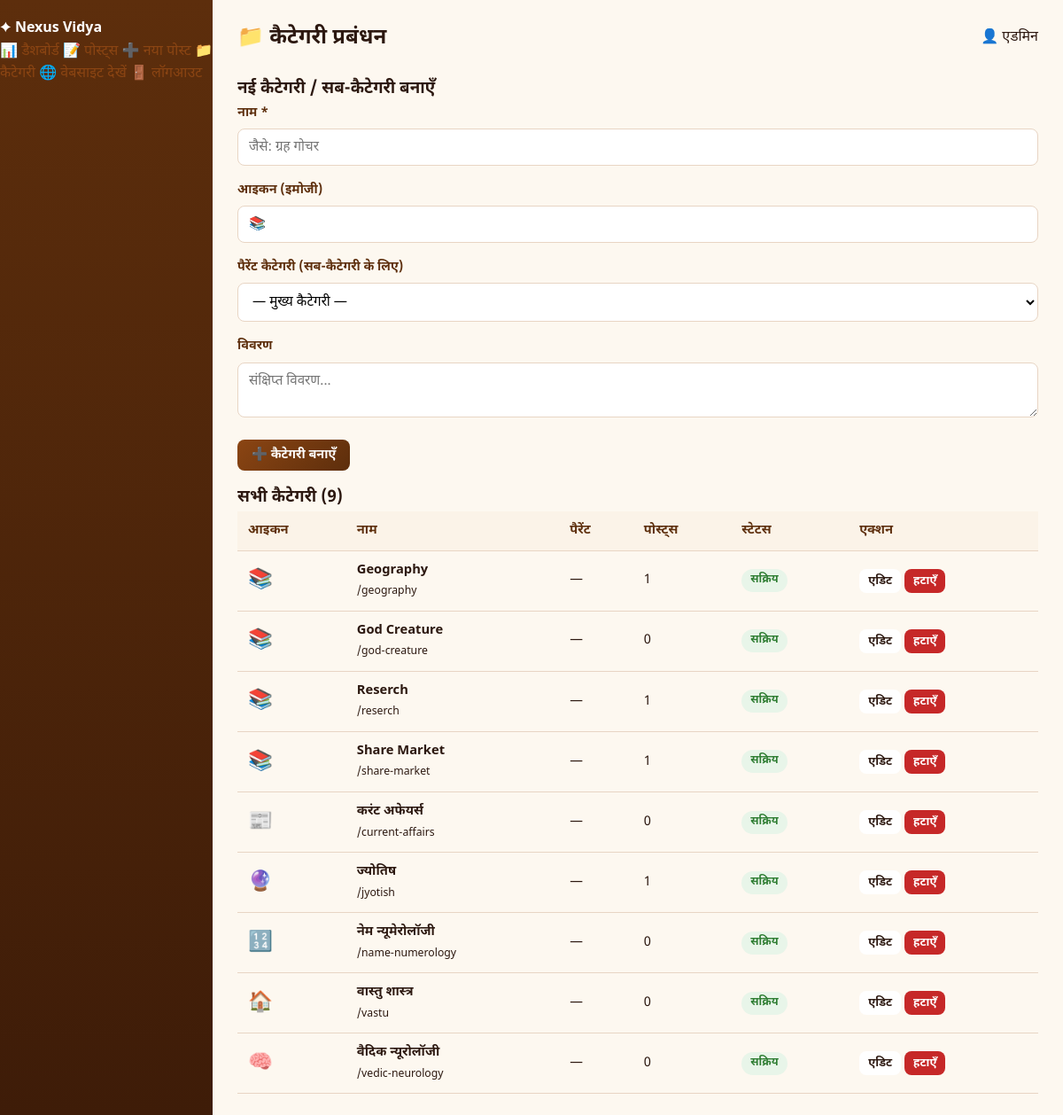
The app's page /admin/categories (signed in) with its own data.
### tables this page shows
CREATE TABLE categories (
        id INTEGER PRIMARY KEY AUTOINCREMENT,
        name TEXT NOT NULL,
        slug TEXT UNIQUE NOT NULL,
        description TEXT,
        icon TEXT DEFAULT '📚',
        parent_id INTEGER DEFAULT NULL,
        sort_order INTEGER DEFAULT 0,
        is_active INTEGER DEFAULT 1,
        created_at TEXT DEFAULT CURRENT_TIMESTAMP,
        FOREIGN KEY (parent_id) REFERENCES categories(id) ON DELETE SET NULL
    );

### app.py (the view)
@app.route("/admin/categories")
@login_required
def admin_categories():
    conn = get_db()
    cats = conn.execute("""
        SELECT c.*, p.name as parent_name,
               (SELECT COUNT(*) FROM posts WHERE category_id = c.id) as post_count
        FROM categories c
        LEFT JOIN categories p ON c.parent_id = p.id
        ORDER BY c.parent_id IS NOT NULL, c.sort_order, c.name
    """).fetchall()
    parents = conn.execute(
        "SELECT id, name FROM categories WHERE parent_id IS NULL ORDER BY name"
    ).fetchall()
    conn.close()
    return render_template("admin/categories.html", categories=cats, parents=parents)

### app.py (called while the page is built)
def get_lang():
    lang = session.get("lang") or request.args.get("lang") or "hi"
    if lang not in TRANSLATIONS:
        lang = "hi"
    return lang

def get_db():
    conn = sqlite3.connect(app.config["DATABASE"])
    conn.row_factory = sqlite3.Row
    conn.execute("PRAGMA foreign_keys = ON")
    return conn

def login_required(f):
    @wraps(f)
    def decorated(*args, **kwargs):
        if "user_id" not in session:
            flash("कृपया पहले लॉगिन करें", "warning")
            return redirect(url_for("admin_login"))
        return f(*args, **kwargs)
    return decorated

### templates/admin/categories.html (shortened to what this page needs)
{% extends "admin/base_admin.html" %}
{% block page_title %}📁 कैटेगरी प्रबंधन{% endblock %}
{% block content %}
<div class="admin-card">
  <div class="card-header">
    <h3>नई कैटेगरी / सब-कैटेगरी बनाएँ</h3>
  </div>
  <form method="post" action="{{ url_for('admin_category_add') }}" class="form-grid">
    <div class="form-group">
      <label>नाम *</label>
      <input type="text" name="name" required placeholder="जैसे: ग्रह गोचर">
    </div>
    <div class="form-group">
      <label>आइकन (इमोजी)</label>
      <input type="text" name="icon" placeholder="📚" maxlength="4">
    </div>
    <div class="form-group">
      <label>पैरेंट कैटेगरी (सब-कैटेगरी के लिए)</label>
      <select name="parent_id">
        <option value="">— मुख्य कैटेगरी —</option>
      </select>
    </div>
    <div class="form-group full">
      <label>विवरण</label>
      <textarea name="description" rows="2" placeholder="संक्षिप्त विवरण..."></textarea>
    </div>
    <div class="form-group">
      <button type="submit" class="btn btn-primary">➕ कैटेगरी बनाएँ</button>
    </div>
  </form>
</div>
<div class="admin-card">
  <div class="card-header">
    <h3>सभी कैटेगरी ({{ categories|length }})</h3>
  </div>
  <table class="admin-table">
    <thead>
      <tr>
        <th>आइकन</th>
        <th>नाम</th>
        <th>पैरेंट</th>
        <th>पोस्ट्स</th>
        <th>स्टेटस</th>
        <th>एक्शन</th>
      </tr>
    </thead>
    <tbody>
      {% for c in categories %}
      <tr>
        <td style="font-size:1.4rem">{{ c.icon }}</td>
        <td>
          <strong>{{ c.name }}</strong>
          <br><small class="text-muted">/{{ c.slug }}</small>
        </td>
        <td>{{ c.parent_name or '—' }}</td>
        <td>{{ c.post_count }}</td>
        <td>
          <span class="badge badge-{{ 'published' if c.is_active else 'draft' }}">
            {{ 'सक्रिय' if c.is_active else 'निष्क्रिय' }}
          </span>
        </td>
        <td class="actions">
          <button type="button" class="btn btn-sm" onclick="openEdit({{ c.id }}, '{{ c.name|e }}', '{{ (c.description or '')|e }}', '{{ c.icon|e }}', '{{ c.parent_id or '' }}', {{ c.is_active }})">एडिट</button>
          <form method="post" action="{{ url_for('admin_category_delete', id=c.id) }}" style="display:inline" onsubmit="return confirm('क्या आप वाकई हटाना चाहते हैं?')">
            <button type="submit" class="btn btn-sm btn-danger">हटाएँ</button>
          </form>
        </td>
      </tr>
      {% else %}
      <tr><td colspan="6" class="empty-msg">कोई कैटेगरी नहीं</td></tr>
      {% endfor %}
    </tbody>
  </table>
</div>
{% endblock %}

### static/css/style.css (style rules this page uses)
:root { --primary: #8B4513; --primary-dark: #5D2E0C; --accent: #D4A017; --bg: #FDF8F0; --bg-card: #FFFFFF; --text: #2C1810; --text-muted: #6B5344; --border: #E8D9C5; --success: #2E7D32; --danger: #C62828; --warning: #F9A825; --info: #1565C0; --radius: 12px; --shadow: 0 4px 20px rgba(139, 69, 19, 0.08); --font: 'Noto Sans Devanagari', 'Inter', system-ui, sans-serif; }
* { box-sizing: border-box; margin: 0; padding: 0; }
body { font-family: var(--font); background: var(--bg); color: var(--text); line-height: 1.6; min-height: 100vh; }
.btn { display: inline-block; padding: 8px 18px; border-radius: 8px; border: 1px solid var(--border); background: #fff; color: var(--text); font-family: inherit; font-size: 0.92rem; cursor: pointer; transition: all 0.15s; }
.btn-primary { background: var(--primary); color: #fff !important; border-color: var(--primary); }
.btn-danger { background: #FFEBEE; color: var(--danger); border-color: #FFCDD2; }
.btn-sm { padding: 4px 10px; font-size: 0.82rem; }
body { top: 0 !important; }

### static/css/admin.css (style rules this page uses)
:root { --primary: #8B4513; --primary-dark: #5D2E0C; --primary-light: #A0522D; --accent: #D4A017; --accent-light: #F5D76E; --bg: #FDF8F0; --card: #FFFFFF; --text: #2C1810; --text-muted: #6B4423; --border: #E8D5C4; --success: #2E7D32; --danger: #C62828; --info: #1565C0; --sidebar-w: 240px; }
* { box-sizing: border-box; margin: 0; padding: 0; }
body { font-family: 'Noto Sans Devanagari', 'Segoe UI', sans-serif; background: var(--bg); color: var(--text); min-height: 100vh; }
table { width: 100%; border-collapse: collapse; }
th, td { padding: 10px 12px; text-align: left; border-bottom: 1px solid var(--border); font-size: 0.92rem; }
th { background: #FBF3E8; color: var(--primary-dark); font-weight: 600; }
.btn { display: inline-block; padding: 8px 16px; border-radius: 8px; font-size: 0.9rem; font-weight: 600; border: none; cursor: pointer; text-decoration: none; transition: all 0.2s; }
.btn-primary { background: linear-gradient(135deg, var(--primary) 0%, var(--primary-dark) 100%); color: #fff !important; }
.btn-danger { background: var(--danger); color: #fff !important; }
.btn-sm { padding: 5px 10px; font-size: 0.82rem; }
.form-group { margin-bottom: 16px; }
.form-group label { display: block; margin-bottom: 6px; font-weight: 600; color: var(--primary-dark); font-size: 0.9rem; }
.form-group input, .form-group textarea, .form-group select { width: 100%; padding: 10px 12px; border: 1.5px solid var(--border); border-radius: 8px; font-size: 0.95rem; font-family: inherit; background: #fff; }
.badge { display: inline-block; padding: 3px 10px; border-radius: 20px; font-size: 0.78rem; font-weight: 600; }
.badge-published { background: #E8F5E9; color: var(--success); }

### records on screen
categories: icon "📚", name "Geography", slug "geography", parent_name "—", post_count "1", is_active "सक्रिय"
categories: icon "📚", name "God Creature", slug "god-creature", parent_name "—", post_count "0", is_active "सक्रिय"
categories: icon "📚", name "Reserch", slug "reserch", parent_name "—", post_count "1", is_active "सक्रिय"
categories: icon "📚", name "Share Market", slug "share-market", parent_name "—", post_count "1", is_active "सक्रिय"
categories: icon "📰", name "करंट अफेयर्स", slug "current-affairs", parent_name "—", post_count "0", is_active "सक्रिय"
categories: icon "🔮", name "ज्योतिष", slug "jyotish", parent_name "—", post_count "1", is_active "सक्रिय"
categories: icon "🔢", name "नेम न्यूमेरोलॉजी", slug "name-numerology", parent_name "—", post_count "0", is_active "सक्रिय"
categories: icon "🏠", name "वास्तु शास्त्र", slug "vastu", parent_name "—", post_count "0", is_active "सक्रिय"
categories: icon "🧠", name "वैदिक न्यूरोलॉजी", slug "vedic-neurology", parent_name "—", post_count "0", is_active "सक्रिय"

### other values on screen
{{ session.get('full_name') or session.get('username') }} "एडमिन"
{{ categories|length }} "9"
